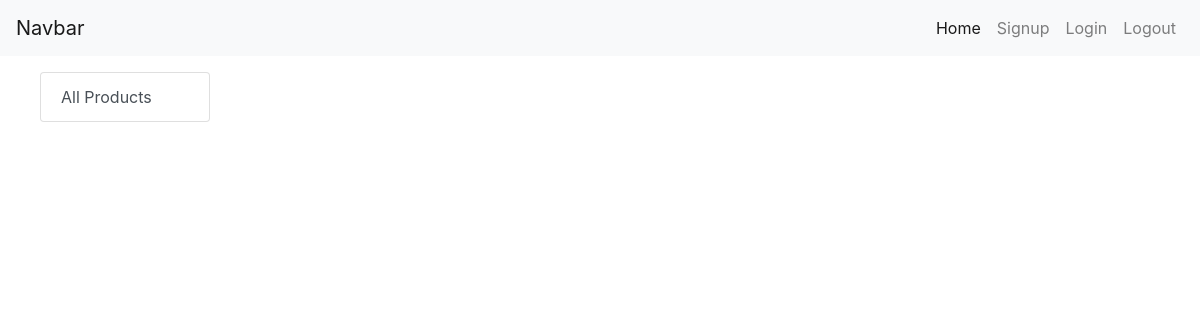
The app's page /, older data.
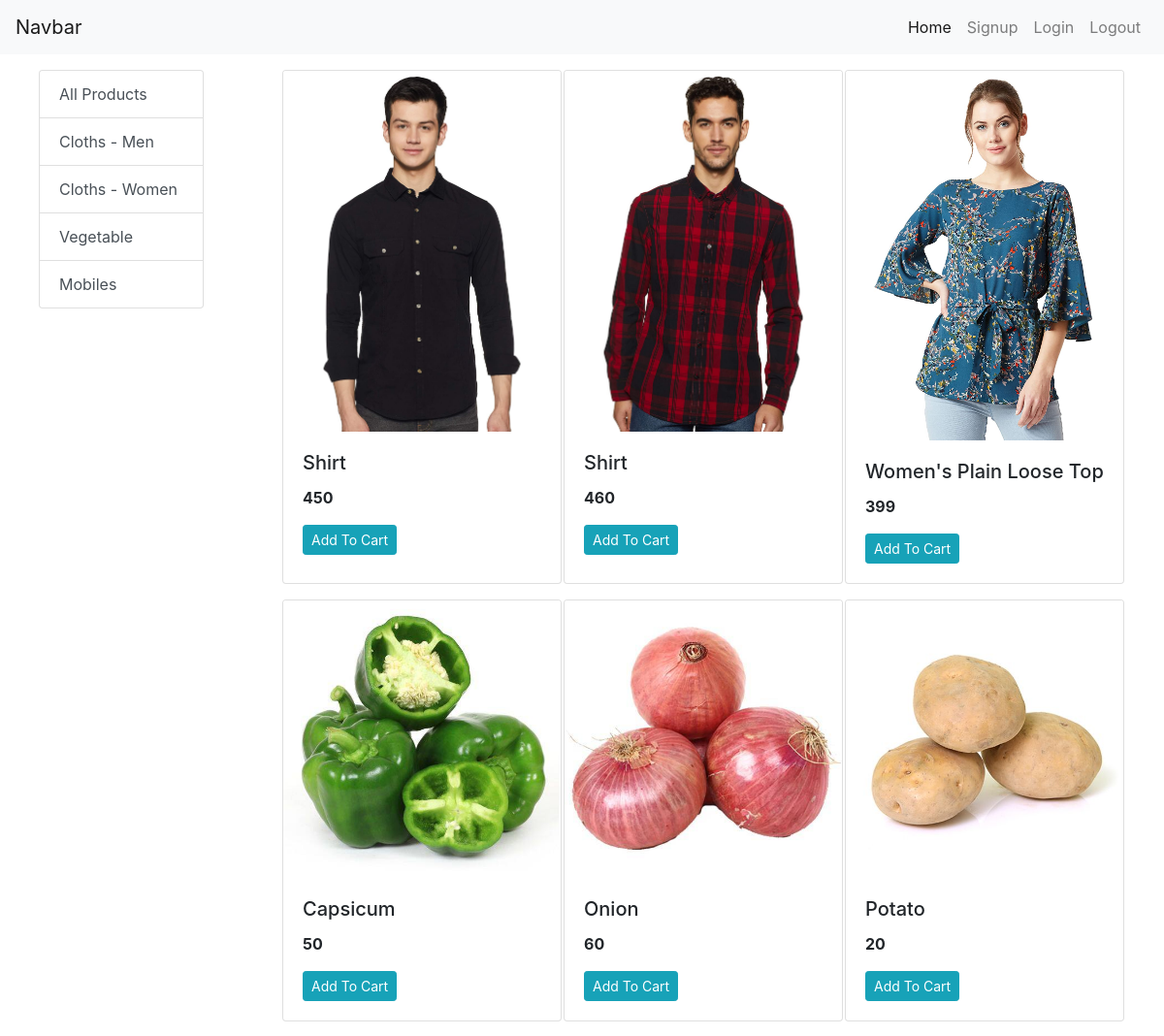
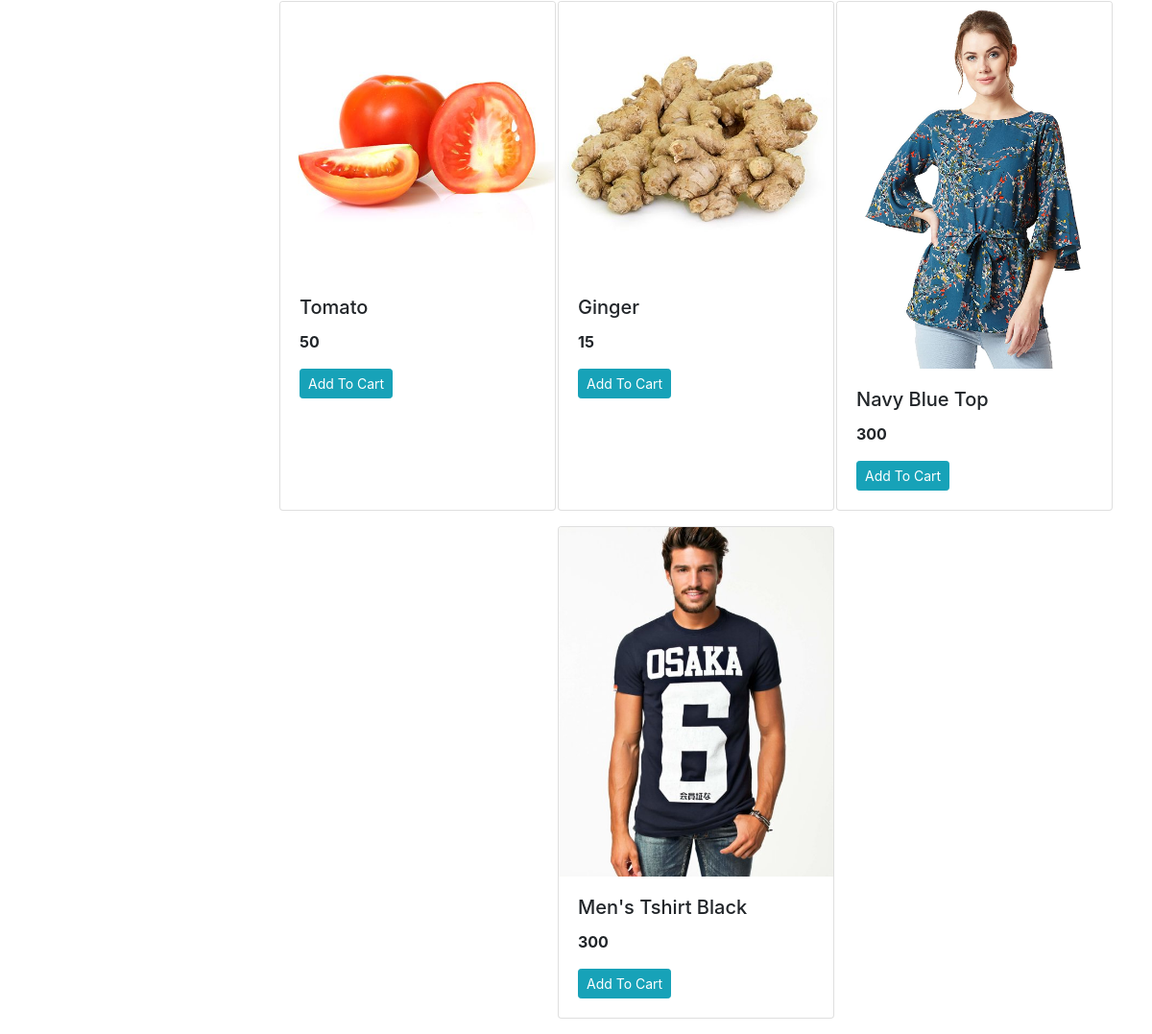
The same page, newer data (2 pictures, top to bottom).
### store/models/category.py (models this page shows, shortened)
class Category(models.Model):
    name = models.CharField(max_length=20)
    @staticmethod
    def get_all_categories():
        return Category.objects.all()

### store/models/product.py (models this page shows, shortened)
class Product(models.Model):
    name = models.CharField(max_length=50)
    price = models.IntegerField(default=0)
    category = models.ForeignKey(Category, on_delete=models.CASCADE, default=1)
    description = models.CharField(max_length=200, default='', null=True, blank=True)
    image = models.ImageField(upload_to='uploads/products/')
    @staticmethod
    def get_all_products():
        return Product.objects.all()

### store/views.py (the view)
# urls.py: path('', index, name='home'),
def index(request):
    products = None
    categories = Category.get_all_categories()
    categoryID = request.GET.get('category')
    if categoryID:
        products = Product.get_all_products_by_categoryid(categoryID)
    else:
        products = Product.get_all_products()
    data = {
        'products': products,
        'categories': categories
    }
    return render(request, 'index.html', data)

### store/templates/index.html
{% extends 'base.html' %}
{% block content %}
<div class="container-fluid">
  <div class="row">
    <div class="col-lg-2 mx-auto">
      <div class="list-group">
        <a href="/" class="list-group-item list-group-item-action">All Products</a>
        {% for category in categories %}
          <a href="/?category={{category.id}}" class="list-group-item list-group-item-action">{{category.name}}</a>
        {% endfor %}
      </div>
    </div>
    <div id="products" class="col-lg-9 mx-auto">
      <div class="row mx-auto">
        {% for product in products %}
          <div class="card mx-auto mb-3" style="width: 18rem;">
            <img class="card-img-top" src="{{product.image.url}}" alt="product image">
            <div class="card-body">
              <h5 class="card-title">{{product.name}}</h5>
              <p class="card-text"><b>{{product.price}}</b></p>
              <a href="#" class="btn btn-info btn-sm">Add To Cart</a>
            </div>
          </div>
        {% endfor %}
      </div>
    </div>
  </div>
</div>
{% endblock %}

### store/templates/base.html (shortened to what this page needs)
<!DOCTYPE html>
<html lang="en">
  <head>
    <link rel="stylesheet" href="https://maxcdn.bootstrapcdn.com/bootstrap/4.0.0/css/bootstrap.min.css">
  </head>
  <body>
    {% include 'navbar.html' %}
    {% block content %}
    {% endblock %}
  </body>
</html>

### store/templates/navbar.html (shortened to what this page needs)
<nav class="navbar navbar-expand-lg navbar-light bg-light sticky-top mb-3">
  <a class="navbar-brand" href="#">Navbar</a>
  <div class="collapse navbar-collapse" id="navbarSupportedContent">
    <ul class="navbar-nav ml-auto">
      <li class="nav-item active">
        <a class="nav-link" href="#">Home <span class="sr-only">(current)</span></a>
      </li>
      <li class="nav-item">
        <a class="nav-link" href="/signup">Signup</a>
      </li>
      <li class="nav-item">
        <a class="nav-link" href="#">Login</a>
      </li>
      <li class="nav-item">
        <a class="nav-link" href="#">Logout</a>
      </li>
    </ul>
  </div>
</nav>

Row changes from the older to the newer data that the page shows:
added Category: name "Cloths - Men"
added Category: name "Cloths - Women"
added Category: name "Vegetable"
added Category: name "Mobiles"
added Product: image (picture), name "Shirt", price "450"
added Product: image (picture), name "Shirt", price "460"
added Product: image (picture), name "Women's Plain Loose Top", price "399"
added Product: image (picture), name "Capsicum", price "50"
added Product: image (picture), name "Onion", price "60"
added Product: image (picture), name "Potato", price "20"
added Product: image (picture), name "Tomato", price "50"
added Product: image (picture), name "Ginger", price "15"
added Product: image (picture), name "Navy Blue Top", price "300"
added Product: image (picture), name "Men's Tshirt Black", price "300"
